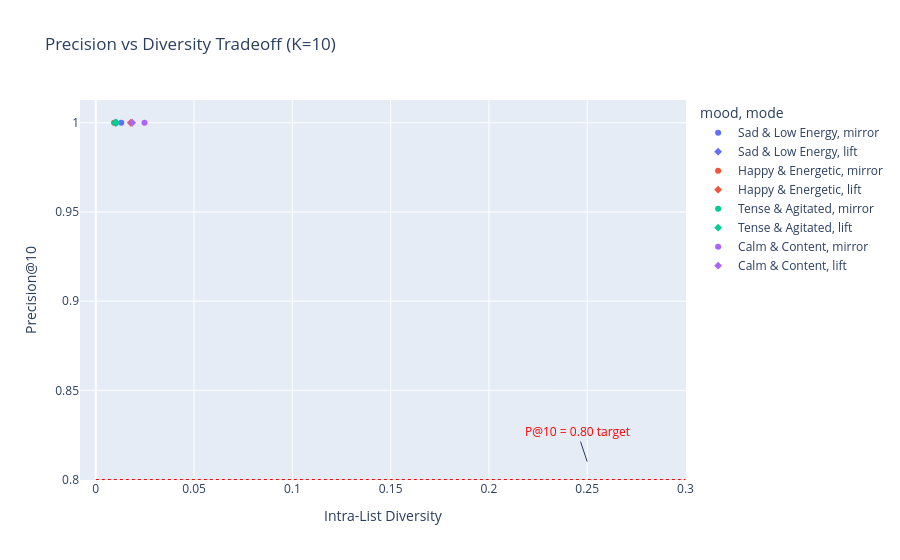

Notebook code cell kept with this figure:
### Code cell
# Visualize diversity vs precision tradeoff
combined = results_df[(results_df['k']==10) & (results_df['threshold']==0.20)].merge(
    div_df, on=['mood','mode']
)

fig = px.scatter(combined, x='diversity', y='precision_at_k',
                 color='mood', symbol='mode', size_max=12,
                 title='Precision vs Diversity Tradeoff (K=10)',
                 labels={'diversity': 'Intra-List Diversity', 'precision_at_k': 'Precision@10'})
fig.add_shape(type='line', x0=0, x1=0.3, y0=0.8, y1=0.8,
              line=dict(color='red', width=1, dash='dot'))
fig.add_annotation(x=0.25, y=0.81, text='P@10 = 0.80 target', font=dict(color='red'))
fig.show()

### Figure 1 — Plotly figure (JSON) as saved in the notebook; plotly's stock layout.template omitted (floating-point values rounded to 4 significant figures)
{"data": [{"hovertemplate": "mood=Sad & Low Energy<br>mode=mirror<br>Intra-List Diversity=%{x}<br>Precision@10=%{y}<extra></extra>", "legendgroup": "Sad & Low Energy, mirror", "marker": {"color": "#636efa", "symbol": "circle"}, "mode": "markers", "name": "Sad & Low Energy, mirror", "orientation": "v", "showlegend": true, "type": "scatter", "x": [0.013], "xaxis": "x", "y": [1.0], "yaxis": "y"}, {"hovertemplate": "mood=Sad & Low Energy<br>mode=lift<br>Intra-List Diversity=%{x}<br>Precision@10=%{y}<extra></extra>", "legendgroup": "Sad & Low Energy, lift", "marker": {"color": "#636efa", "symbol": "diamond"}, "mode": "markers", "name": "Sad & Low Energy, lift", "orientation": "v", "showlegend": true, "type": "scatter", "x": [0.01], "xaxis": "x", "y": [1.0], "yaxis": "y"}, {"hovertemplate": "mood=Happy & Energetic<br>mode=mirror<br>Intra-List Diversity=%{x}<br>Precision@10=%{y}<extra></extra>", "legendgroup": "Happy & Energetic, mirror", "marker": {"color": "#EF553B", "symbol": "circle"}, "mode": "markers", "name": "Happy & Energetic, mirror", "orientation": "v", "showlegend": true, "type": "scatter", "x": [0.0093], "xaxis": "x", "y": [1.0], "yaxis": "y"}, {"hovertemplate": "mood=Happy & Energetic<br>mode=lift<br>Intra-List Diversity=%{x}<br>Precision@10=%{y}<extra></extra>", "legendgroup": "Happy & Energetic, lift", "marker": {"color": "#EF553B", "symbol": "diamond"}, "mode": "markers", "name": "Happy & Energetic, lift", "orientation": "v", "showlegend": true, "type": "scatter", "x": [0.0178], "xaxis": "x", "y": [1.0], "yaxis": "y"}, {"hovertemplate": "mood=Tense & Agitated<br>mode=mirror<br>Intra-List Diversity=%{x}<br>Precision@10=%{y}<extra></extra>", "legendgroup": "Tense & Agitated, mirror", "marker": {"color": "#00cc96", "symbol": "circle"}, "mode": "markers", "name": "Tense & Agitated, mirror", "orientation": "v", "showlegend": true, "type": "scatter", "x": [0.0098], "xaxis": "x", "y": [1.0], "yaxis": "y"}, {"hovertemplate": "mood=Tense & Agitated<br>mode=lift<br>Intra-List Diversity=%{x}<br>Precision@10=%{y}<extra></extra>", "legendgroup": "Tense & Agitated, lift", "marker": {"color": "#00cc96", "symbol": "diamond"}, "mode": "markers", "name": "Tense & Agitated, lift", "orientation": "v", "showlegend": true, "type": "scatter", "x": [0.0105], "xaxis": "x", "y": [1.0], "yaxis": "y"}, {"hovertemplate": "mood=Calm & Content<br>mode=mirror<br>Intra-List Diversity=%{x}<br>Precision@10=%{y}<extra></extra>", "legendgroup": "Calm & Content, mirror", "marker": {"color": "#ab63fa", "symbol": "circle"}, "mode": "markers", "name": "Calm & Content, mirror", "orientation": "v", "showlegend": true, "type": "scatter", "x": [0.0248], "xaxis": "x", "y": [1.0], "yaxis": "y"}, {"hovertemplate": "mood=Calm & Content<br>mode=lift<br>Intra-List Diversity=%{x}<br>Precision@10=%{y}<extra></extra>", "legendgroup": "Calm & Content, lift", "marker": {"color": "#ab63fa", "symbol": "diamond"}, "mode": "markers", "name": "Calm & Content, lift", "orientation": "v", "showlegend": true, "type": "scatter", "x": [0.0185], "xaxis": "x", "y": [1.0], "yaxis": "y"}], "layout": {"annotations": [{"font": {"color": "red"}, "text": "P@10 = 0.80 target", "x": 0.25, "y": 0.81}], "legend": {"title": {"text": "mood, mode"}, "tracegroupgap": 0}, "shapes": [{"line": {"color": "red", "dash": "dot", "width": 1}, "type": "line", "x0": 0, "x1": 0.3, "y0": 0.8, "y1": 0.8}], "title": {"text": "Precision vs Diversity Tradeoff (K=10)"}, "xaxis": {"anchor": "y", "domain": [0.0, 1.0], "title": {"text": "Intra-List Diversity"}}, "yaxis": {"anchor": "x", "domain": [0.0, 1.0], "title": {"text": "Precision@10"}}}}
